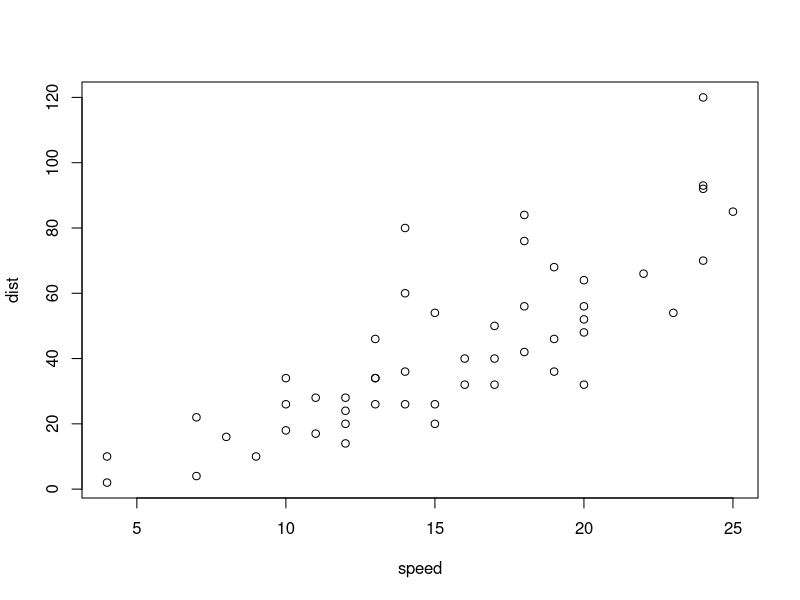
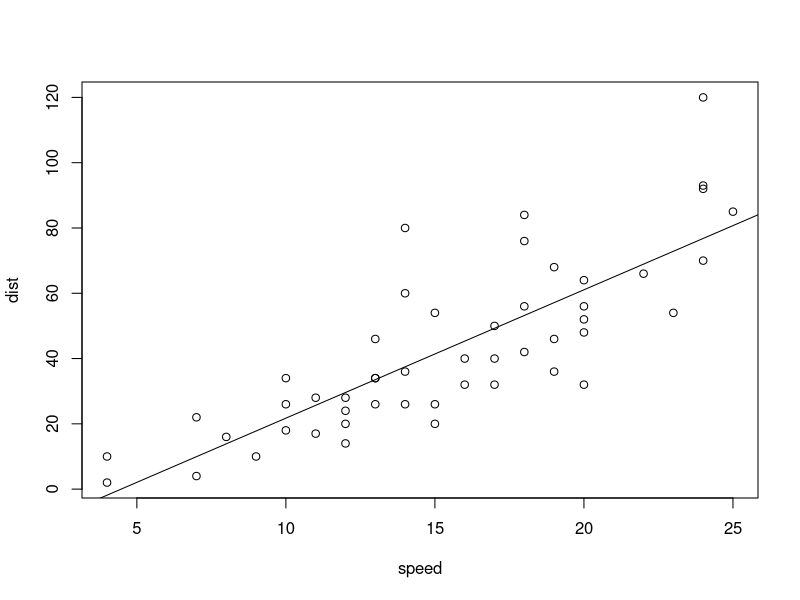
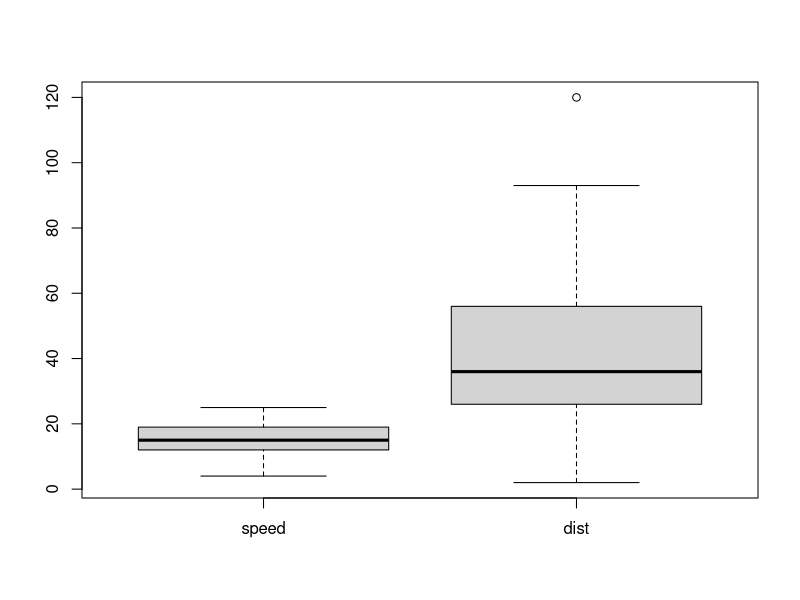
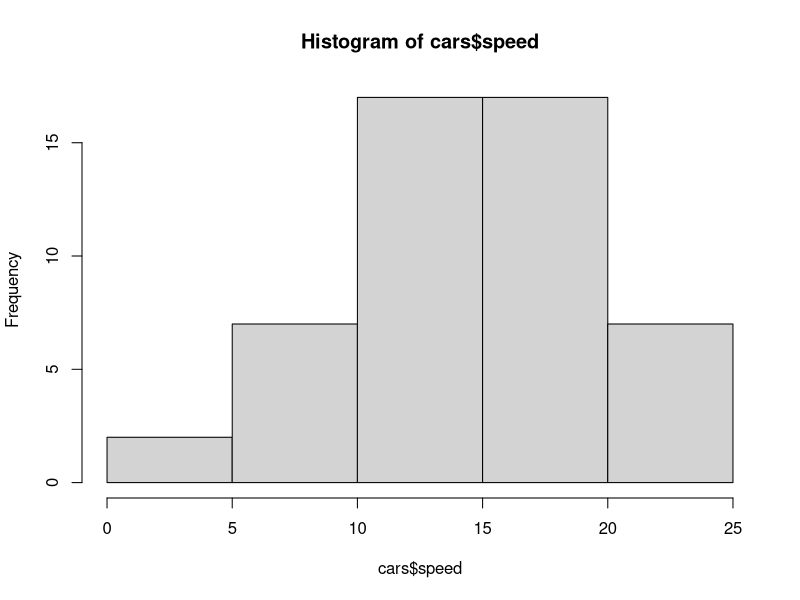
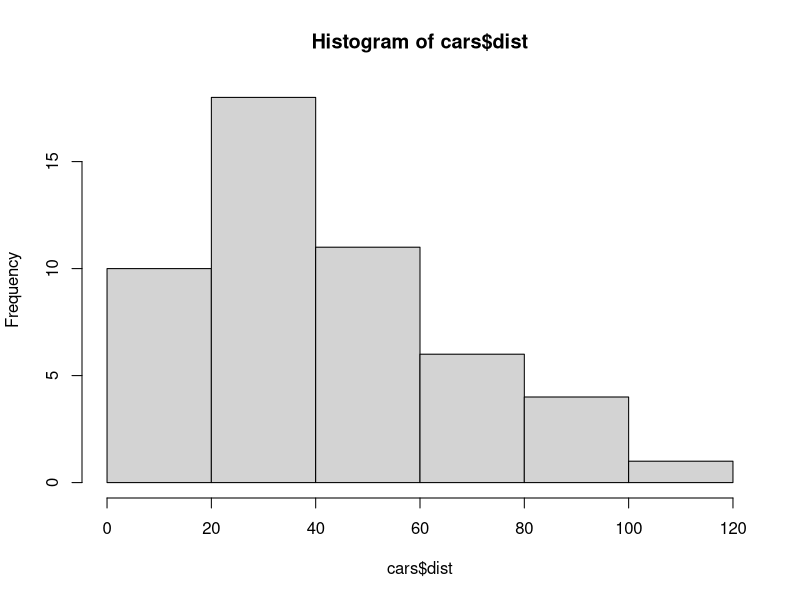
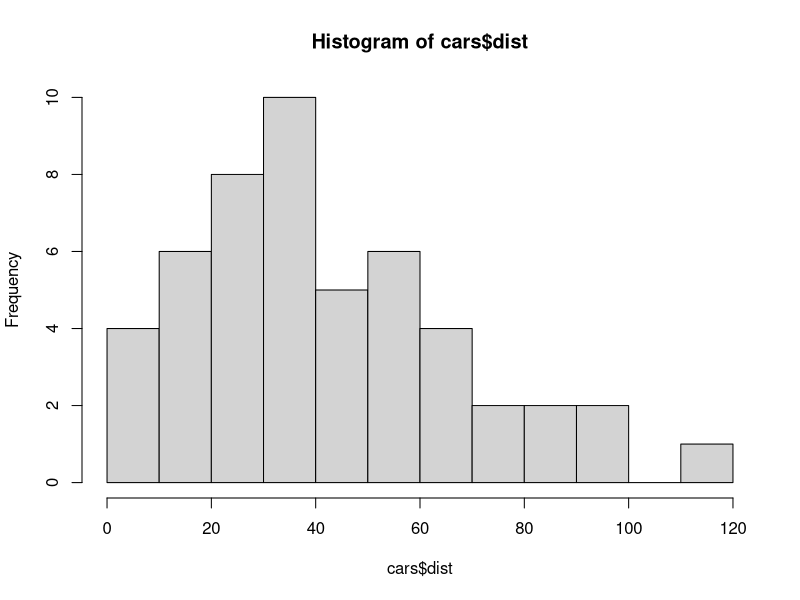

Recreate these plots in R, in order.
#################
#
# basics.R
#
################
# 'Quick R' by DataCamp may be a handy reference: 
#     https://www.statmethods.net/management/index.html
# Cheat Sheet at RStudio: https://www.rstudio.com/resources/cheatsheets/
# Base R Cheat Sheet: https://github.com/rstudio/cheatsheets/raw/main/base-r.pdf
# To execute the line: Control + Enter (Window and Linux), Command + Enter (Mac)
## try your experiments on the console

## calculator

3 + 7

### +, -, *, /, ^ (or **), %%, %/%

3 + 10 / 2

3^2

2^3

2*2*2

### assignment: <-, (=, ->, assign()) 

x <- 5

x 

#### object_name <- value, '<-' shortcut: Alt (option) + '-' (hyphen or minus) 
#### Object names must start with a letter and can only contain letter, numbers, _ and .

this_is_a_long_name <- 5^3

this_is_a_long_name

char_name <- "What is your name?"

char_name

#### Use 'tab completion' and 'up arrow'

### ls(): list of all assignments

ls()
ls.str()

#### check Environment in the upper right pane

### (atomic) vectors

5:10

a <- seq(5,10)

a

b <- 5:10

identical(a,b)

seq(5,10,2) # same as seq(from = 5, to = 10, by = 2)

c1 <- seq(0,100, by = 10)

c2 <- seq(0,100, length.out = 10)

c1

c2

length(c1)

#### ? seq   ? length   ? identical

(die <- 1:6)

zero_one <- c(0,1) # same as 0:1

die + zero_one # c(1,2,3,4,5,6) + c(0,1). re-use

d1 <- rep(1:3,2) # repeat


d1

die == d1

d2 <- as.character(die == d1)

d2

d3 <- as.numeric(die == d1)

d3

### class() for class and typeof() for mode
### class of vectors: numeric, charcters, logical
### types of vectors: doubles, integers, characters, logicals (complex and raw)

typeof(d1); class(d1)

typeof(d2); class(d2)

typeof(d3); class(d3)

sqrt(2)

sqrt(2)^2

sqrt(2)^2 - 2

typeof(sqrt(2))

typeof(2)

typeof(2L)

5 == c(5)

length(5)

### Subsetting

(A_Z <- LETTERS)

A_F <- A_Z[1:6]

A_F

A_F[3]

A_F[c(3,5)]

large <- die > 3

large

even <- die %in% c(2,4,6)

even

A_F[large]

A_F[even]

A_F[die < 4]

### Compare df with df1 <- data.frame(number = die, alphabet = A_F)
df <- data.frame(number = die, alphabet = A_F, stringsAsFactors = FALSE)

df

df$number

df$alphabet

df[3,2]

df[4,1]

df[1]

class(df[1])

class(df[[1]])

identical(df[[1]], die)

identical(df[1],die)

####################
# The First Example
####################

plot(cars)

# Help

? cars

# cars is in the 'datasets' package

data()

# help(cars) does the same as ? cars
# You can use Help tab in the right bottom pane

help(plot)
? par

head(cars)

str(cars)

summary(cars)

x <- cars$speed
y <- cars$dist

min(x)
mean(x)
quantile(x)

plot(cars)

abline(lm(cars$dist ~ cars$speed))

summary(lm(cars$dist ~ cars$speed))

boxplot(cars)

hist(cars$speed)
hist(cars$dist)
hist(cars$dist, breaks = seq(0,120, 10))

